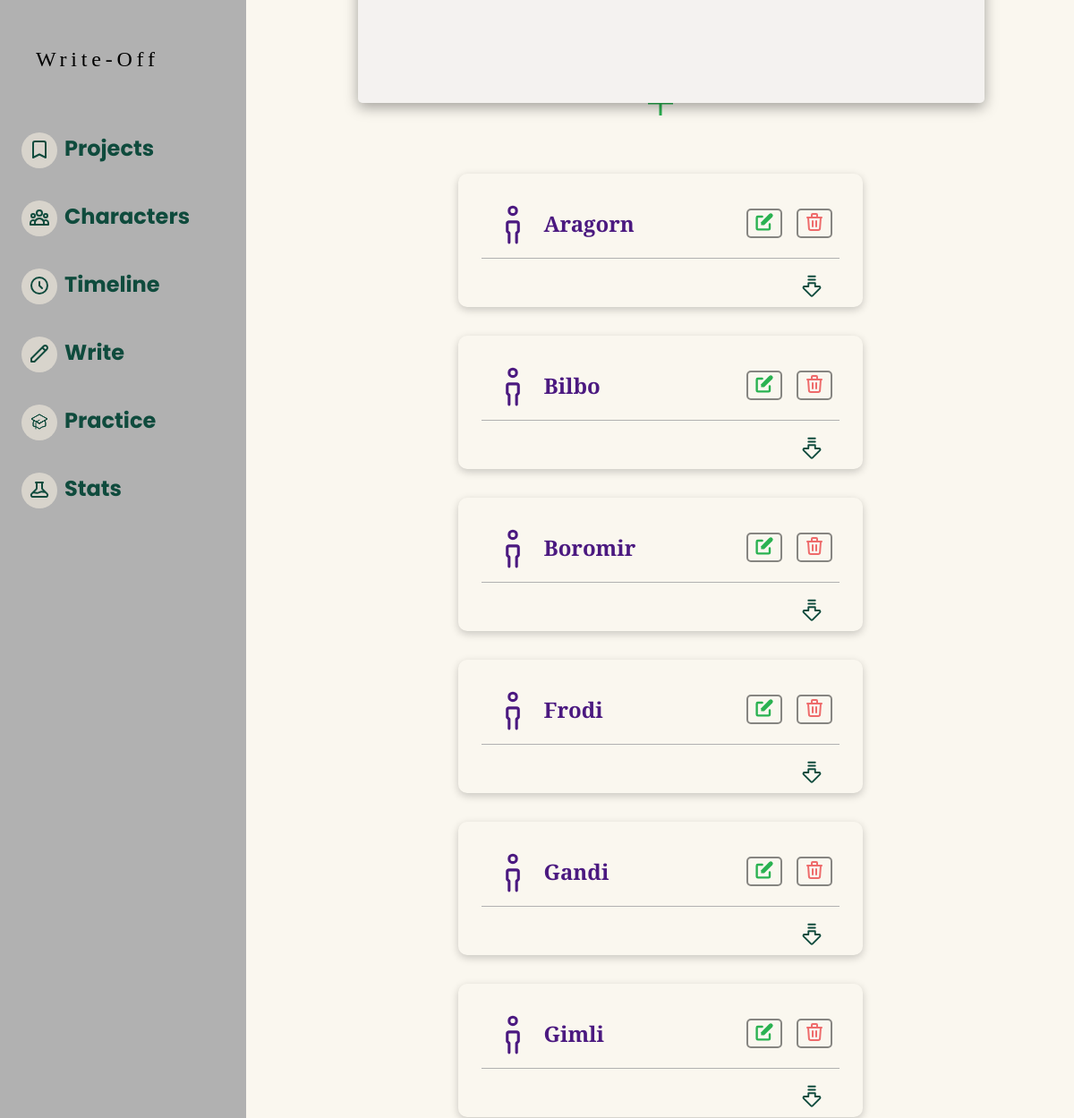
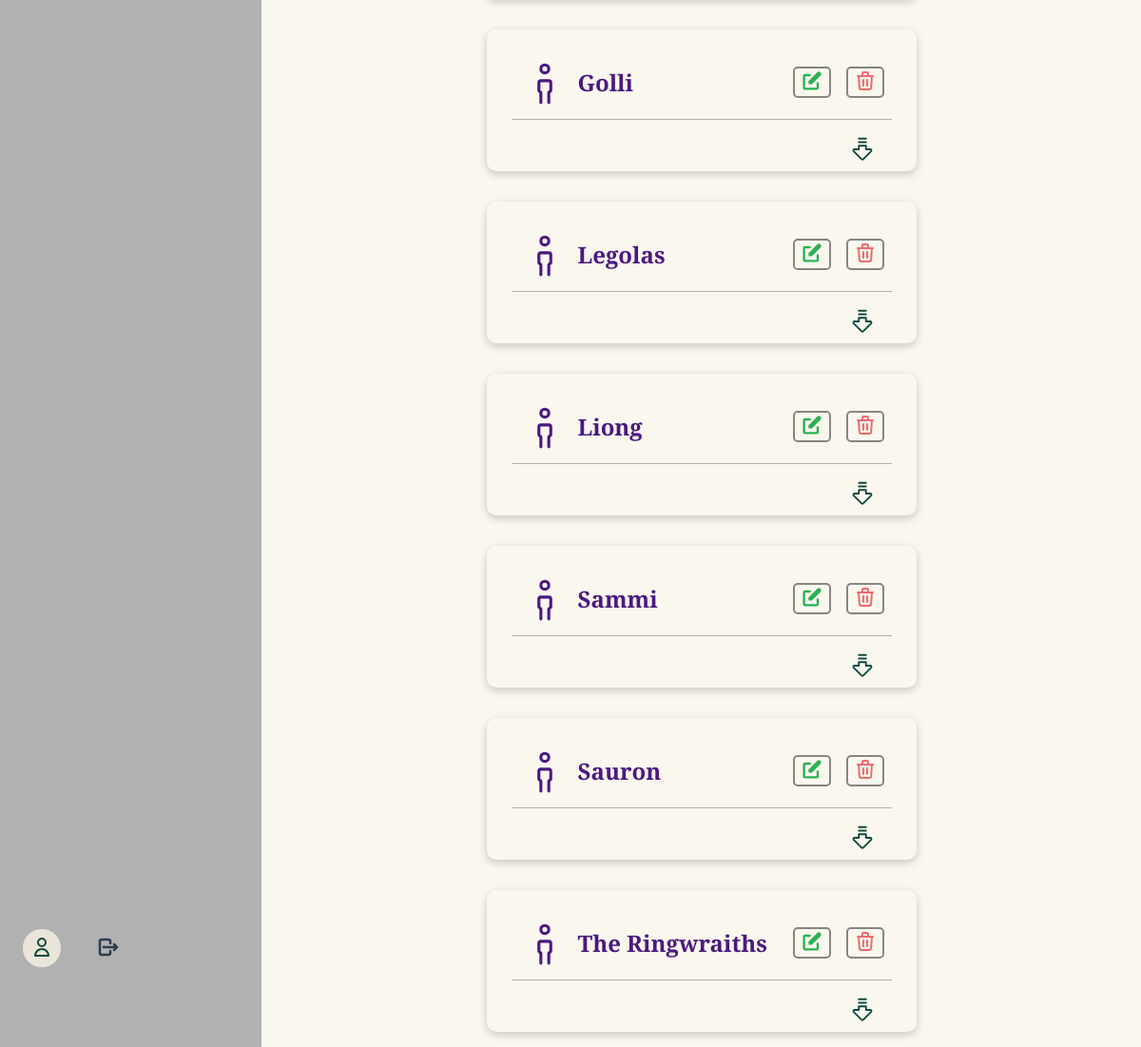
The page /characters/lord-of-the-rings/ on the database its author committed (2 pictures, top to bottom).
### writeoff/models.py (models this page shows)
class Character(models.Model):
    project = models.ForeignKey(
        Project, on_delete=models.CASCADE, related_name="character")
    name = models.CharField(max_length=50)
    age = models.IntegerField(blank=True, null=True)
    personality = models.TextField(blank=True)
    appearance = models.TextField(blank=True)
    affiliations = models.ManyToManyField(
        'self', blank=True, symmetrical=True)
    other = models.TextField(blank=True)
    def __str__(self):
        return self.name
    class Meta:
        ordering = ['name']

### writeoff/views.py (the view, shortened to what this page needs)
# urls.py: path("characters/<slug:slug>/", views.characters, name='characters'),
def characters(request, slug=None):
    project = None
    if slug is not None:
        try:
            project = Project.objects.get(slug=slug)
            characters = Character.objects.filter(project__slug=slug)
            newCharacterForm = CharacterForm(project=project)
        except:
            raise Http404
    return render(request, "characters.html", {
        'project': project,
        'characters': characters,
        'newCharacterForm': newCharacterForm
    })

### writeoff/templates/characters.html (shortened to what this page needs)
{% extends "layout.html" %}
{% load static %}
{% block body %}
    <div class="project-container character-view-container">
        <div class="timeline-modal">
            <div class="timeline-modal-container">
                <form action="" class="timeline-form">
                </form>
            </div>
        </div>
        <header class="project-header">
            <h1>Characters</h1>
            <div class="project-expand">
                <button aria-description="Expand Character Form" class="add-project"></button>
            </div>
        </header>
        <div class="character-card-container">
            {% for character in characters %}
                <div class="character-card" data-character-id="{{ character.id }}">
                    <div class="character-card-header">
                        <div class="character-img">
                        </div>
                        <h2>{{ character.name|title }}</h2>
                        <div class="character-card-buttons">
                            <button class="edit-character-btn btn">
                            </button>
                            <button class="delete-character-btn btn">
                                <a href="{% url 'characterDelete' project.slug character.id %}">
                                    <svg xmlns="http://www.w3.org/2000/svg" class="icon-delete" fill="none" viewBox="0 0 24 24"
                                        stroke="#EE6B6B" stroke-width="2">
                                        <path stroke-linecap="round" stroke-linejoin="round"
                                            d="M19 7l-.867 12.142A2 2 0 0116.138 21H7.862a2 2 0 01-1.995-1.858L5 7m5 4v6m4-6v6m1-10V4a1 1 0 00-1-1h-4a1 1 0 00-1 1v3M4 7h16" />
                                    </svg>
                                </a>
                            </button>
                        </div>
                    </div>
                    <div class="character-expand-button">
                        <a href="#">
                        </a>
                    </div>
                </div>
            {% endfor %}
        </div>
    </div>
{% endblock %}

### writeoff/static/styles.css (style rules this page uses)
body { padding: 0; margin: 0; box-sizing: border-box; font-family: "Poppins", sans-serif; line-height: 1.5; background-color: #faf7ef; min-height: 100vh; }
[class^="icon"] { display: relative; height: 24px; }
.project-container { width: 100%; padding: 0; display: flex; flex-direction: column; justify-content: center; align-items: center; }
.project-container h1 { font-family: "Arvo", serif; letter-spacing: 0.4rem; }
.project-header { display: flex; flex-direction: column; align-items: center; justify-content: center; width: 100%; margin-bottom: 2rem; }
.add-project { all: unset; cursor: pointer; fill: #2ab251; transition: all 0.3s linear; }
.icon-edit { fill: #2ab251; }
.character-view-container { margin-left: 275px; }
.character-card-container { display: flex; flex-direction: row; flex-wrap: wrap; justify-content: center; align-items: flex-start; }
.character-card { display: flex; flex-direction: column; border-radius: 10px; width: 25em; padding: 1rem 1.5rem; color: #0f4b3d; border: 2px solid transparent; box-shadow: 0 3px 10px rgb(0 0 0 / 0.2); margin: 1rem; max-height: 240px; overflow: hidden; transition: border 0.4s ease-in-out; }
.character-card-header { display: flex; width: 100%; justify-content: space-between; align-items: center; border-bottom: 1px solid #b1b1b1; word-wrap: break-word; }
.character-card h2 { margin-right: auto; font-family: "Arvo", serif; color: #4b1980; }
.character-img { height: 50px; }
.character-img svg { stroke: #4b1980; height: 50px; }
.character-card-buttons { display: flex; flex-direction: row; justify-content: space-between; padding-left: 1rem; }
.character-card-buttons button { margin-inline: 0.5rem; }
.character-expand-button { display: flex; width: auto; margin-left: auto; padding-right: 1rem; margin-block: 1rem; transform-origin: 15px 15px; transition: transform 0.2s linear; }
.character-expand-button svg { height: 30px; width: 30px; }
.btn { cursor: pointer; border: 2px solid rgba(20, 20, 20, 0.5); border-radius: 5px; background-color: transparent; }
.btn > svg, .icon-delete { transition: all 0.2s cubic-bezier(0.075, 0.82, 0.165, 1); }
.timeline-modal { position: fixed; display: flex; flex-direction: column; align-items: center; border-radius: 5px; top: -2000px; left: calc(50% - 200px); z-index: 1000; background-color: #f4f2f0; width: 700px; max-width: 70%; height: 90%; transition: top 0.4s cubic-bezier(0.075, 0.82, 0.165, 1); box-shadow: rgba(0, 0, 0, 0.35) 0px 5px 15px; overflow-y: auto; }
.timeline-modal-container { display: flex; flex-direction: column; justify-content: space-between; width: 90%; height: 100%; padding: 1rem; }
.timeline-form { display: flex; flex-direction: column; justify-content: space-between; height: 100%; }

### rows shown on the page
Character: name "Aragorn"
Character: name "Bilbo"
Character: name "Boromir"
Character: name "Frodi"
Character: name "Gandi"
Character: name "Gimli"
Character: name "Golli"
Character: name "Legolas"
Character: name "Liong"
Character: name "Sammi"
Character: name "Sauron"
Character: name "The Ringwraiths"
